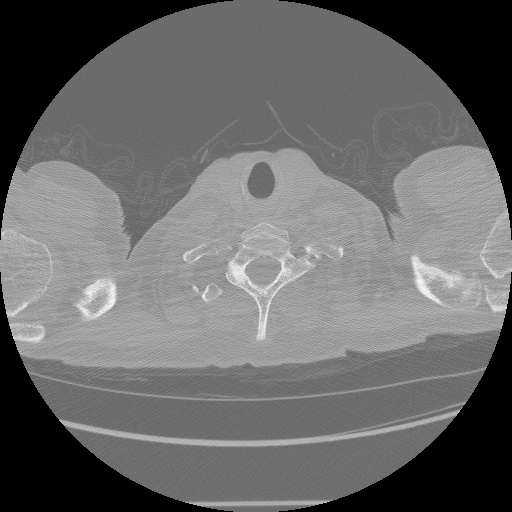
#> input picture sample-dataset/ID00007637202177411956430_0.jpg, 512 x 512 px; its folder holds 5 pictures in this run
$ jupyter execute 'Rim et al. Implementation.ipynb'
#> lines starting #> are read from the running program, lines starting #| are printed output that depends on the picture; after the words box and inside, x2 and y2 are one past the last pixel; in counts of white or black regions, pixels touching at a corner belong together; long printed decimals are rounded
# Semantic Cardiac Segmentation in Chest CT Images
### Using K-Means Clustering and the Mathematical Morphology Method

[cell 1]
import os
import cv2

import numpy as np
import matplotlib.pyplot as plt
from matplotlib.patches import Rectangle

from sklearn.cluster import KMeans
from skimage.morphology import erosion, opening, closing, square, \
                               disk, convex_hull_image
from skimage.measure import label

SMALL_FONT = 13
MEDIUM_FONT = 15
LARGE_FONT = 18

plt.rc('font', size=SMALL_FONT)          # controls default text sizes
plt.rc('axes', titlesize=SMALL_FONT)     # fontsize of the axes title
plt.rc('axes', labelsize=MEDIUM_FONT)    # fontsize of the x and y labels
plt.rc('xtick', labelsize=SMALL_FONT)    # fontsize of the tick labels
plt.rc('ytick', labelsize=SMALL_FONT)    # fontsize of the tick labels
plt.rc('legend', fontsize=MEDIUM_FONT)    # legend fontsize
plt.rc('figure', titlesize=LARGE_FONT)  # fontsize of the figure title

plt.rcParams["figure.figsize"] = (10, 5)

[cell 2]
def readSortedSlices(path):

    slices = []
    for s in os.listdir(path):
        slices.append(path + '/' + s)

    slices.sort(key = lambda s: int(s[s.find('_') + 1 : s.find('.')]))

    ID = slices[0][slices[0].find('/') + 1 : slices[0].find('_')]
    print('CT scan of Patient %s consists of %d slices.' % (ID, len(slices)))
    return (slices, ID)

def readImg(path):
    img = cv2.imread(path)
#> img is the input picture: shape (512, 512, 3); min 0, max 255, mean 104.9

    return cv2.cvtColor(img, cv2.COLOR_RGB2GRAY)

def getSliceImages(slices):

    return list(map(readImg, slices))
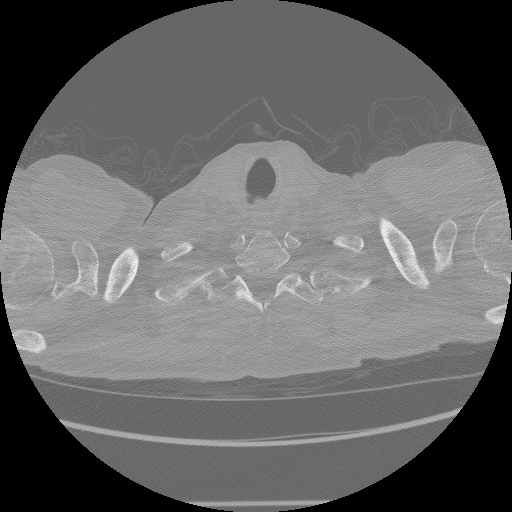
#> input picture sample-dataset/ID00007637202177411956430_1.jpg, 512 x 512 px
#> in readImg, img is the input picture: shape (512, 512, 3); min 0, max 255, mean 102.8
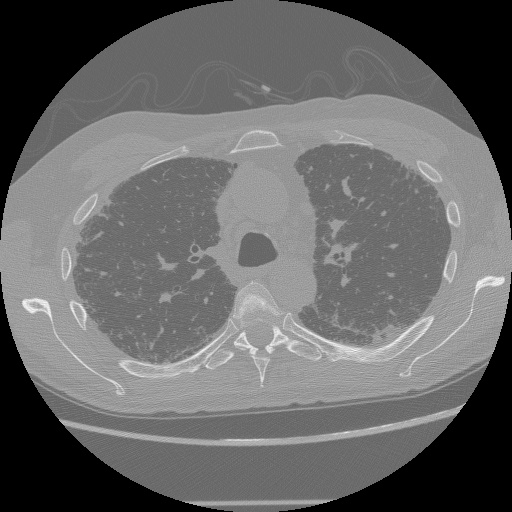
#> input picture sample-dataset/ID00007637202177411956430_10.jpg, 512 x 512 px
#> in readImg, img is the input picture: shape (512, 512, 3); min 0, max 255, mean 103.5
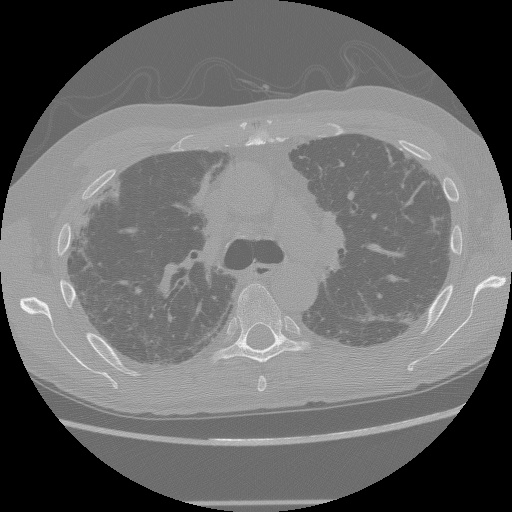
#> input picture sample-dataset/ID00007637202177411956430_11.jpg, 512 x 512 px
#> in readImg, img is the input picture: shape (512, 512, 3); min 0, max 255, mean 106.1
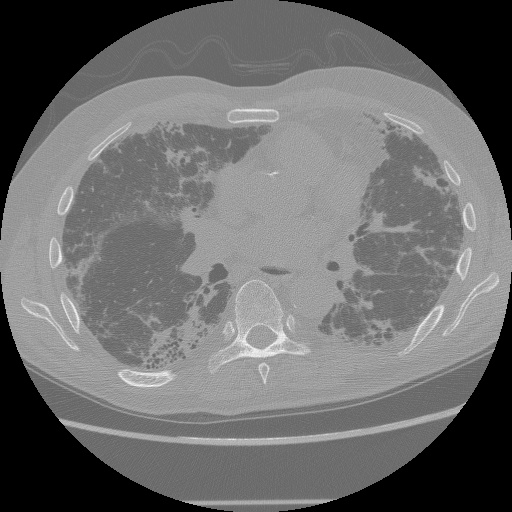
#> input picture sample-dataset/ID00007637202177411956430_16.jpg, 512 x 512 px
#> in readImg, img is the input picture: shape (512, 512, 3); min 0, max 254, mean 107.6

[cell 3]
slices, PatientID = readSortedSlices('sample-dataset')
sliceImgs = getSliceImages(slices)
#> sliceImgs = 5 items

[cell 4]
# Select a sample slice to work with
im = readImg('sample-dataset/ID00007637202177411956430_16.jpg')
plt.title('A CT Scan Image Slice')
plt.imshow(im, cmap='gray')
print('Image Dimensions:', im.shape)
#| Image Dimensions: (512, 512)

## Preprocessing the CT Image

[cell 5]
# TODO: Implement histogram plotting
def imgKMeans(img, K, showOutput=0, showHistogram=0):
    '''
    Apply KMeans on an image with the number of clusters K
    Input: Image, Number of clusters K
    Output: Dictionary of cluster center labels and points, Output segmented image
    '''
#> called with K = 3, showOutput = 1, showHistogram = 0
    imgflat = np.reshape(img, img.shape[0] * img.shape[1]).reshape(-1, 1)

    kmeans = KMeans(n_clusters=K, verbose=0)

    kmmodel = kmeans.fit(imgflat)

    labels = kmmodel.labels_
    centers = kmmodel.cluster_centers_
#> centers = [157.8, 0.0883, 112.1]
    center_labels = dict(zip(np.arange(K), centers))
#> center_labels = {0: [157.8], 1: [0.0883], 2: [112.1]}

    output = np.array([center_labels[label] for label in labels])
    output = output.reshape(img.shape[0], img.shape[1]).astype(int)
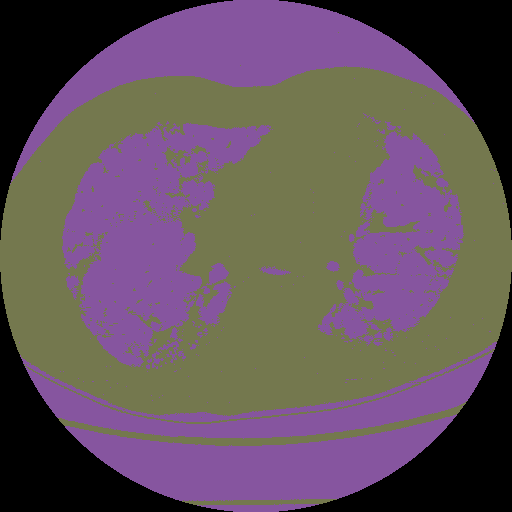
#> output: shape (512, 512) int64; 3 distinct labels, from 0 to 157; one colour per label, 0 black

    print(len(labels), 'Labels: \n', labels)
#> (printed output is left out)
    print(len(centers), 'Centers: \n', centers)
#| 3 Centers:
#|  [[1.57754682e+02]
#|  [8.82521695e-02]
#|  [1.12125677e+02]]
    print('Center labels and their points:', center_labels)
#| Center labels and their points: {0: array([157.755]), 1: array([0.08825]), 2: array([112.126])}

    if showOutput:

        fig, axes = plt.subplots(1, 2, sharex=True, sharey=True, figsize=(10, 5))
        axes = axes.ravel()

        axes[0].imshow(img, cmap='gray')
        axes[0].set_title('Original Image')

        axes[1].imshow(output)
        axes[1].set_title('Image after KMeans (K = ' + str(K) + ')')

    return center_labels, output

[cell 6]
def preprocessImage(img, showOutput=0):
    '''
    Preprocess the image by applying truncated thresholding using KMeans
    Input: Image
    Output: Preprocessed image
    '''
    centroids, segmented_img = imgKMeans(im, 3, showOutput=1)
#> centroids = {0: [157.8], 1: [0.0883], 2: [112.1]}

    sorted_center_values = sorted([i[0] for i in centroids.values()])
#> sorted_center_values = [0.0883, 112.1, 157.8]
    threshold = (sorted_center_values[-1] + sorted_center_values[-2]) / 2
#> threshold = 134.9

    retval, procImg = cv2.threshold(im, threshold, 255, cv2.THRESH_TOZERO)
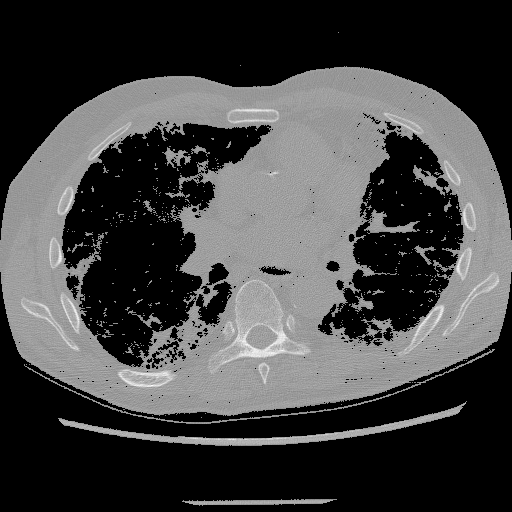
#> procImg: shape (512, 512); min 0, max 254, mean 66.8
#> retval = 134

    if showOutput:

        fig, axes = plt.subplots(1, 2, sharex=True, sharey=True, figsize=(10, 5))
        axes = axes.ravel()

        axes[0].imshow(img, cmap='gray')
        axes[0].set_title('Original Image')

        axes[1].imshow(procImg, cmap='gray')
        axes[1].set_title('Processed Image - After Thresholding')

    return procImg

procImg = preprocessImage(im, showOutput=1)

## Convex Hull of Foreground Mask

[cell 7]
def chullForegroundMask(img):
    '''
    Generate a convex hull of foreground mask
    Input: Whole chest CT image in grayscale format (512x512)
    Output: Convex hull of foreground mask in binary format (512x512)
    '''

    centroid_clusters, segmented_img = imgKMeans(img, 2, showOutput=1)
#> call 2 of imgKMeans, with K = 2, showOutput = 1, showHistogram = 0
#> in imgKMeans (call 2), `centers = kmmodel.cluster_centers_`: centers = [0, 157.8]
#> in imgKMeans (call 2), `center_labels = dict(zip(np.arange(K), centers))`: center_labels = {0: [0], 1: [157.8]}
#> in imgKMeans (call 2), `output = output.reshape(img.shape[0], img.shape[1]).astype(int)`:
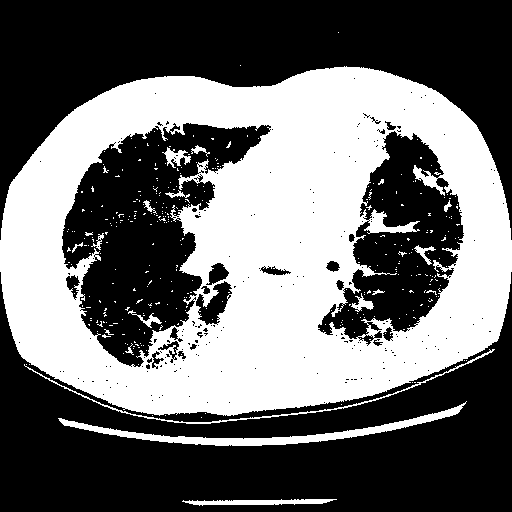
#> output: shape (512, 512) int64; values 0 (black) and 157 (white), 42.4% white; 346 white regions (326 under 20 px), largest, box (x1, y1, x2, y2) and area: (0, 66, 512, 416) 104671, (58, 401, 467, 446) 2827, (24, 349, 495, 424) 868
#> (printed output is left out)
#| 2 Centers:
#|  [[  0.        ]
#|  [157.755]]
#| Center labels and their points: {0: array([0.]), 1: array([157.755])}
#> centroid_clusters = {0: [0], 1: [157.8]}

    fg_threshold = sum(centroid_clusters.values())[0] / 2
#> fg_threshold = 78.88

    retval, fg_mask = cv2.threshold(img, fg_threshold, 255, cv2.THRESH_BINARY)
#> retval = 78

    fg_mask_opened = opening(fg_mask, square(3))
#> fg_mask_opened: shape (512, 512); 40.9% white; 44 white regions (21 under 20 px), largest, box (x1, y1, x2, y2) and area: (0, 67, 512, 416) 101510, (59, 405, 462, 446) 2801, (189, 499, 330, 505) 626
    fg_mask_opened2 = opening(fg_mask_opened, disk(4))
#> fg_mask_opened2: shape (512, 512); 38.1% white; 7 white regions, largest, box (x1, y1, x2, y2) and area: (0, 67, 512, 416) 98983, (368, 213, 386, 233) 225, (155, 329, 171, 348) 191

    fg_mask = fg_mask_opened2

    ch_fg_mask = convex_hull_image(fg_mask)
#> ch_fg_mask: shape (512, 512) bool; 57.4% white; 2 black regions, box (x1, y1, x2, y2) and area: (0, 278, 512, 512) 62571, (0, 0, 512, 234) 49114

    fig, axes = plt.subplots(1, 3, sharex=True, sharey=True, figsize=(16, 10))
    axes = axes.ravel()

    axes[0].set_title('Foreground Mask - Opening (Square SE)')
    axes[0].imshow(fg_mask_opened, cmap='gray')

    axes[1].set_title('Foreground Mask - Opening (Square+Disk SEs)')
    axes[1].imshow(fg_mask_opened2, cmap='gray')

    axes[2].set_title('Convex Hull of Foreground Mask')
    axes[2].imshow(ch_fg_mask, cmap='gray')

    return fg_mask, ch_fg_mask, fg_threshold

[cell 8]
fg_mask, ch_fg_mask, fg_threshold = chullForegroundMask(procImg)
#> fg_threshold = 78.88
print('Threshold:', fg_threshold)
#| Threshold: 78.877

## Convex Hull of Lung Mask

[cell 9]
def chullLungMask(img, ch_fg_mask, fg_threshold):
    '''
    Generate a convex hull of lung mask
    Input: Whole chest CT image in grayscale format (512x512),
           Convex hull of foreground mask in binary format (512x512)
    Output: Convex hull of lung mask in binary format (512x512),
            Intermediate heart mask in binary format (512x512)
    '''
#> called with fg_threshold = 78.88

    enhanced = img.copy()
    lung_mask = np.zeros(img.shape).astype(int)

    for i in range(img.shape[0]):
        for j in range(img.shape[1]):

            if ch_fg_mask[i][j] == 0:
                enhanced[i][j] = 255
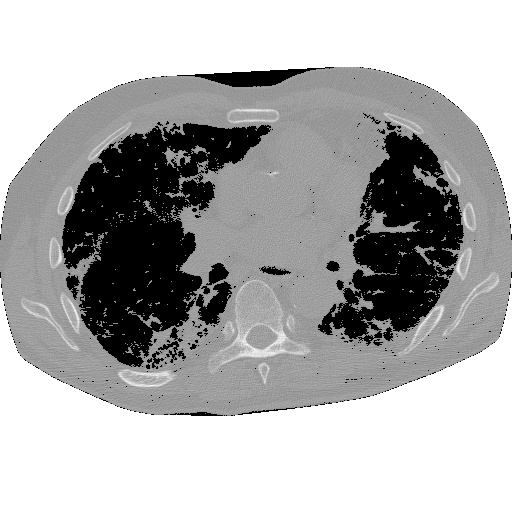
#> enhanced: shape (512, 512); min 0, max 255, mean 172.7

    retval, lung_mask = cv2.threshold(enhanced, fg_threshold, 255, cv2.THRESH_BINARY_INV)
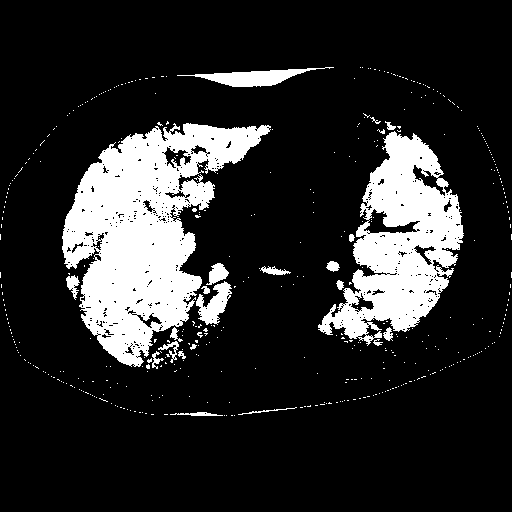
#> lung_mask: shape (512, 512); 16.7% white; 452 white regions (430 under 20 px), largest, box (x1, y1, x2, y2) and area: (62, 123, 271, 367) 24351, (318, 131, 464, 346) 14966, (177, 67, 334, 87) 1254
#> retval = 78

    lung_mask_opened = opening(lung_mask, square(3))
#> lung_mask_opened: shape (512, 512); 15.6% white; 41 white regions (16 under 20 px), largest, box (x1, y1, x2, y2) and area: (62, 123, 269, 366) 22825, (318, 132, 463, 338) 14045, (195, 69, 306, 87) 1192

    lung_mask_opened2 = opening(lung_mask_opened, disk(3))
#> lung_mask_opened2: shape (512, 512); 14.4% white; 14 white regions, largest, box (x1, y1, x2, y2) and area: (62, 123, 269, 365) 21732, (352, 132, 463, 331) 12259, (208, 69, 298, 87) 1096
    lung_mask_closed = closing(lung_mask_opened, square(3))
#> lung_mask_closed: shape (512, 512); 16.1% white; 20 white regions (7 under 20 px), largest, box (x1, y1, x2, y2) and area: (62, 123, 269, 366) 25412, (318, 122, 463, 342) 14886, (195, 68, 310, 87) 1203
    lung_mask_closed2 = closing(lung_mask_closed, disk(3))
#> lung_mask_closed2: shape (512, 512); 17% white; 10 white regions (4 under 20 px), largest, box (x1, y1, x2, y2) and area: (62, 123, 269, 366) 26967, (318, 122, 463, 345) 16069, (195, 68, 310, 87) 1203, (263, 268, 286, 275) 105, (327, 261, 339, 271) 98, (191, 412, 211, 416) 68

    ch_lung_mask = convex_hull_image(lung_mask_closed2)
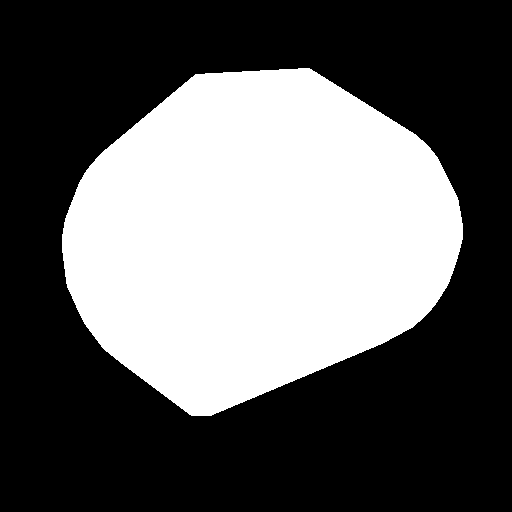
#> ch_lung_mask: shape (512, 512) bool; 38.3% white; 1 white region, box (x1, y1, x2, y2) and area: (62, 68, 463, 416) 100459

    fig, axes = plt.subplots(2, 3, sharex=True, sharey=True, figsize=(16, 10))
    axes = axes.ravel()

    axes[0].set_title('Original Image')
    axes[0].imshow(img, cmap='gray')

    axes[1].set_title('Enhanced Image')
    axes[1].imshow(enhanced, cmap='gray')

    axes[2].set_title('Lung Mask')
    axes[2].imshow(lung_mask, cmap='gray')

    axes[3].set_title('Lung Mask - Opening (Square SE)')
    axes[3].imshow(lung_mask_opened, cmap='gray')

    axes[4].set_title('Lung Mask - Opening (Square+Disk SEs)')
    axes[4].imshow(lung_mask_opened2, cmap='gray')

    axes[5].set_title('Convex Hull of Lung Mask')
    axes[5].imshow(lung_mask_closed2, cmap='gray')

    return enhanced

[cell 10]
enhanced = chullLungMask(procImg, ch_fg_mask, fg_threshold)
